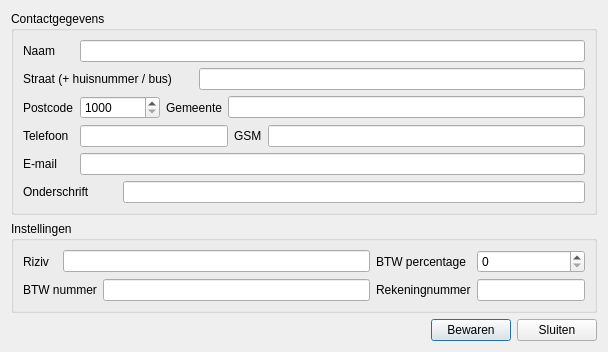
<ui version="4.0" >
 <class>InstellingenDialog</class>
 <widget class="QDialog" name="InstellingenDialog" >
  <property name="windowModality" >
   <enum>Qt::WindowModal</enum>
  </property>
  <property name="geometry" >
   <rect>
    <x>0</x>
    <y>0</y>
    <width>608</width>
    <height>333</height>
   </rect>
  </property>
  <property name="windowTitle" >
   <string>Instellingen</string>
  </property>
  <property name="windowIcon" >
   <iconset resource="../icons.qrc" >
    <normaloff>:/icons/agt_softwareD-64.png</normaloff>:/icons/agt_softwareD-64.png</iconset>
  </property>
  <property name="locale" >
   <locale country="Belgium" language="Dutch" />
  </property>
  <property name="modal" >
   <bool>true</bool>
  </property>
  <layout class="QGridLayout" name="gridLayout_3" >
   <item row="0" column="0" >
    <widget class="QGroupBox" name="groupBox" >
     <property name="title" >
      <string>Contactgegevens</string>
     </property>
     <layout class="QGridLayout" name="gridLayout" >
      <item row="0" column="0" >
       <widget class="QLabel" name="label_11" >
        <property name="text" >
         <string>Naam</string>
        </property>
       </widget>
      </item>
      <item row="0" column="1" colspan="7" >
       <widget class="QLineEdit" name="lineEdit_11" />
      </item>
      <item row="1" column="0" colspan="4" >
       <widget class="QLabel" name="label_13" >
        <property name="text" >
         <string>Straat (+ huisnummer / bus)</string>
        </property>
       </widget>
      </item>
      <item row="1" column="4" colspan="4" >
       <widget class="QLineEdit" name="lineEdit_10" />
      </item>
      <item row="2" column="0" >
       <widget class="QLabel" name="label_14" >
        <property name="text" >
         <string>Postcode</string>
        </property>
       </widget>
      </item>
      <item row="2" column="1" colspan="2" >
       <widget class="QSpinBox" name="spinBox" >
        <property name="sizePolicy" >
         <sizepolicy vsizetype="Fixed" hsizetype="Preferred" >
          <horstretch>0</horstretch>
          <verstretch>0</verstretch>
         </sizepolicy>
        </property>
        <property name="minimumSize" >
         <size>
          <width>80</width>
          <height>0</height>
         </size>
        </property>
        <property name="minimum" >
         <number>1000</number>
        </property>
        <property name="maximum" >
         <number>9999</number>
        </property>
       </widget>
      </item>
      <item row="2" column="3" colspan="2" >
       <widget class="QLabel" name="label_15" >
        <property name="text" >
         <string>Gemeente</string>
        </property>
       </widget>
      </item>
      <item row="2" column="5" colspan="3" >
       <widget class="QLineEdit" name="lineEdit_13" />
      </item>
      <item row="3" column="0" >
       <widget class="QLabel" name="label_16" >
        <property name="text" >
         <string>Telefoon</string>
        </property>
       </widget>
      </item>
      <item row="3" column="1" colspan="5" >
       <widget class="QLineEdit" name="lineEdit_16" />
      </item>
      <item row="3" column="6" >
       <widget class="QLabel" name="label_17" >
        <property name="text" >
         <string>GSM</string>
        </property>
       </widget>
      </item>
      <item row="3" column="7" >
       <widget class="QLineEdit" name="lineEdit_17" />
      </item>
      <item row="4" column="0" >
       <widget class="QLabel" name="label_12" >
        <property name="text" >
         <string>E-mail</string>
        </property>
       </widget>
      </item>
      <item row="4" column="1" colspan="7" >
       <widget class="QLineEdit" name="lineEdit_12" />
      </item>
      <item row="5" column="0" colspan="2" >
       <widget class="QLabel" name="label_18" >
        <property name="text" >
         <string>Onderschrift</string>
        </property>
       </widget>
      </item>
      <item row="5" column="2" colspan="6" >
       <widget class="QLineEdit" name="lineEdit_14" />
      </item>
     </layout>
    </widget>
   </item>
   <item row="1" column="0" >
    <widget class="QGroupBox" name="groupBox_2" >
     <property name="title" >
      <string>Instellingen</string>
     </property>
     <layout class="QGridLayout" name="gridLayout_2" >
      <item row="0" column="0" >
       <widget class="QLabel" name="label" >
        <property name="text" >
         <string>Riziv</string>
        </property>
       </widget>
      </item>
      <item row="0" column="1" colspan="2" >
       <widget class="QLineEdit" name="lineEdit_18" />
      </item>
      <item row="0" column="3" >
       <widget class="QLabel" name="label_3" >
        <property name="text" >
         <string>BTW percentage</string>
        </property>
       </widget>
      </item>
      <item row="0" column="4" >
       <widget class="QSpinBox" name="spinBox_2" >
        <property name="sizePolicy" >
         <sizepolicy vsizetype="Fixed" hsizetype="Preferred" >
          <horstretch>0</horstretch>
          <verstretch>0</verstretch>
         </sizepolicy>
        </property>
        <property name="maximumSize" >
         <size>
          <width>200</width>
          <height>16777215</height>
         </size>
        </property>
       </widget>
      </item>
      <item row="1" column="0" colspan="2" >
       <widget class="QLabel" name="label_2" >
        <property name="text" >
         <string>BTW nummer</string>
        </property>
       </widget>
      </item>
      <item row="1" column="2" >
       <widget class="QLineEdit" name="lineEdit_19" />
      </item>
      <item row="1" column="3" >
       <widget class="QLabel" name="label_4" >
        <property name="text" >
         <string>Rekeningnummer</string>
        </property>
       </widget>
      </item>
      <item row="1" column="4" >
       <widget class="QLineEdit" name="lineEdit" >
        <property name="sizePolicy" >
         <sizepolicy vsizetype="Fixed" hsizetype="Preferred" >
          <horstretch>0</horstretch>
          <verstretch>0</verstretch>
         </sizepolicy>
        </property>
       </widget>
      </item>
     </layout>
    </widget>
   </item>
   <item row="2" column="0" >
    <spacer name="verticalSpacer" >
     <property name="orientation" >
      <enum>Qt::Vertical</enum>
     </property>
     <property name="sizeHint" stdset="0" >
      <size>
       <width>20</width>
       <height>3</height>
      </size>
     </property>
    </spacer>
   </item>
   <item row="3" column="0" >
    <layout class="QHBoxLayout" name="horizontalLayout" >
     <item>
      <spacer name="horizontalSpacer" >
       <property name="orientation" >
        <enum>Qt::Horizontal</enum>
       </property>
       <property name="sizeHint" stdset="0" >
        <size>
         <width>40</width>
         <height>20</height>
        </size>
       </property>
      </spacer>
     </item>
     <item>
      <widget class="QPushButton" name="pushButton" >
       <property name="text" >
        <string>Bewaren</string>
       </property>
      </widget>
     </item>
     <item>
      <widget class="QPushButton" name="pushButton_2" >
       <property name="text" >
        <string>Sluiten</string>
       </property>
      </widget>
     </item>
    </layout>
   </item>
  </layout>
 </widget>
 <resources>
  <include location="../icons.qrc" />
 </resources>
 <connections/>
</ui>
